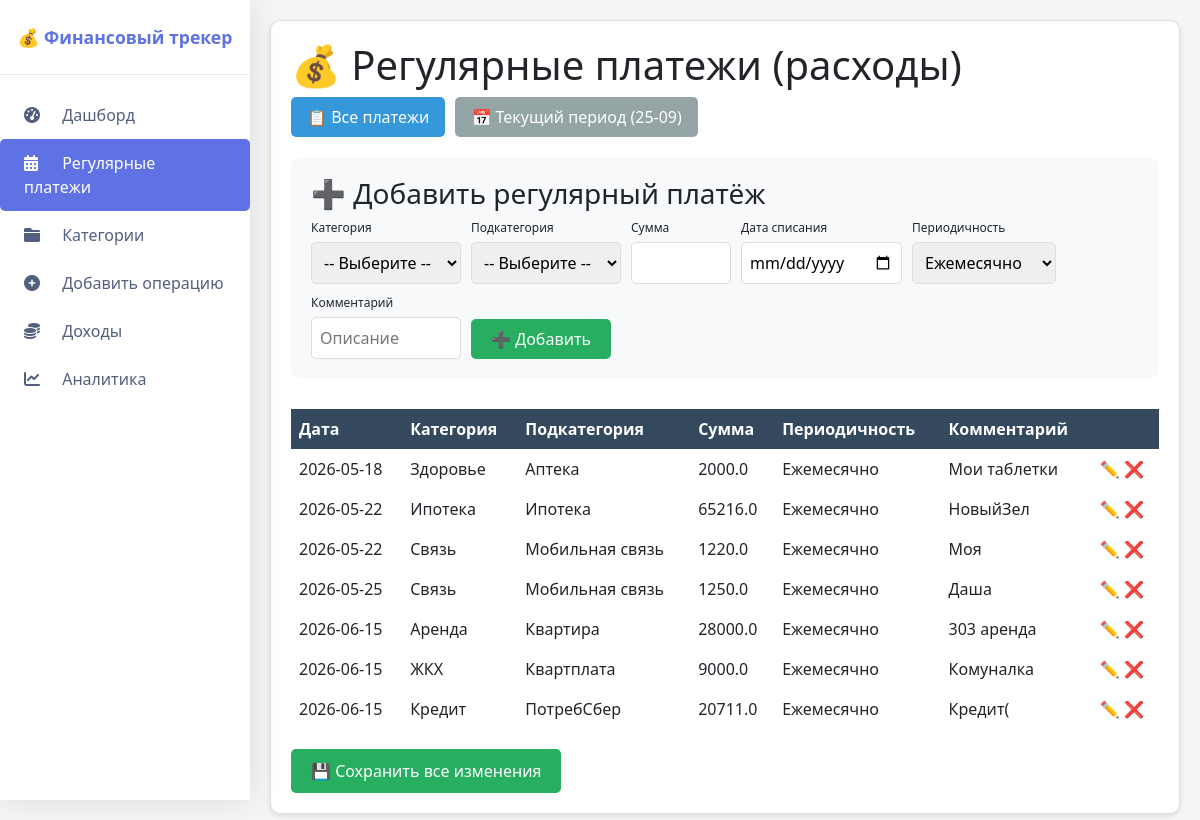
Page /regular on the committed database.
### tables this page shows
CREATE TABLE regular_payments (
                id INTEGER PRIMARY KEY AUTOINCREMENT,
                amount REAL NOT NULL
            , day INTEGER DEFAULT 1, category TEXT DEFAULT "", subcategory TEXT DEFAULT "", interval TEXT DEFAULT "monthly", comment TEXT DEFAULT "");

### routes/regular.py (the view)
    @app.route('/regular')
    def regular():
        filter_type = request.args.get('filter', 'all')
        now = date.today()
        with get_db() as conn:
            expense_cats = {}
            expense_main = conn.execute('''
                SELECT * FROM categories WHERE parent_id IS NULL AND type = 'Расход' ORDER BY name
            ''').fetchall()
            for cat in expense_main:
                subcats = conn.execute('''
                    SELECT name FROM categories WHERE parent_id = ? ORDER BY name
                ''', (cat['id'],)).fetchall()
                expense_cats[cat['name']] = [s['name'] for s in subcats]
            if filter_type == 'current':
                if 10 <= now.day <= 24:
                    period_start, period_end = 10, 24
                else:
                    period_start, period_end = 25, 9
                payments = []
                all_payments = conn.execute(
                    'SELECT * FROM regular_payments ORDER BY day, category, subcategory').fetchall()
                for p in all_payments:
                    if p['day']:
                        payment_day = datetime.strptime(p['day'], '%Y-%m-%d').day
                        if period_start <= period_end:
                            if period_start <= payment_day <= period_end:
                                payments.append(p)
                        else:
                            if payment_day >= period_start or payment_day <= period_end:
                                payments.append(p)
            else:
                payments = conn.execute('SELECT * FROM regular_payments ORDER BY day, category, subcategory').fetchall()
        return render_template('regular.html', payments=payments, expense_categories=expense_cats,
                               filter_type=filter_type, now=now)

### database.py (called while the page is built)
def get_db():
    conn = sqlite3.connect('finance.db')
    conn.row_factory = sqlite3.Row
    return conn

### templates/regular.html (shortened to what this page needs)
{% extends "base.html" %}
{% block content %}
<div class="card">
    <h1>💰 Регулярные платежи (расходы)</h1>
    <div style="margin-bottom: 20px; display: flex; gap: 10px;">
        <a href="{{ url_for('regular', filter='all') }}"
           class="btn" style="{% if filter_type == 'all' %}background: #3498db;{% else %}background: #95a5a6;{% endif %} color: white; padding: 8px 16px; text-decoration: none; border-radius: 5px;">
            📋 Все платежи
        </a>
        <a href="{{ url_for('regular', filter='current') }}"
           class="btn" style="{% if filter_type == 'current' %}background: #3498db;{% else %}background: #95a5a6;{% endif %} color: white; padding: 8px 16px; text-decoration: none; border-radius: 5px;">
            📅 Текущий период ({% if 10 <= now.day <= 24 %}10-24{% else %}25-09{% endif %})
        </a>
    </div>
    <div style="margin-bottom: 30px; padding: 20px; background: #f8f9fa; border-radius: 10px;">
        <h3>➕ Добавить регулярный платёж</h3>
        <form method="POST" style="display: flex; gap: 10px; flex-wrap: wrap; align-items: flex-end;">
            <div>
                <label style="display: block; font-size: 12px;">Категория</label>
                <select name="add_category" id="add_category" required style="width: 150px; padding: 8px;">
                    <option value="">-- Выберите --</option>
                </select>
            </div>
            <div>
                <label style="display: block; font-size: 12px;">Подкатегория</label>
                <select name="add_subcategory" id="add_subcategory" style="width: 150px; padding: 8px;">
                    <option value="">-- Выберите --</option>
                </select>
            </div>
            <div>
                <label style="display: block; font-size: 12px;">Сумма</label>
                <input type="number" name="add_amount" step="0.01" required style="width: 100px; padding: 8px;">
            </div>
            <div>
                <label style="display: block; font-size: 12px;">Дата списания</label>
                <input type="date" name="add_day" required style="padding: 8px;">
            </div>
            <div>
                <label style="display: block; font-size: 12px;">Периодичность</label>
                <select name="add_interval" style="padding: 8px;">
                    <option value="monthly" selected>Ежемесячно</option>
                </select>
            </div>
            <div>
                <label style="display: block; font-size: 12px;">Комментарий</label>
                <input type="text" name="add_comment" placeholder="Описание" style="width: 150px; padding: 8px;">
            </div>
            <div>
                <button type="submit" class="btn btn-success" style="padding: 8px 20px;">➕ Добавить</button>
            </div>
        </form>
    </div>
    <form method="POST" id="mainForm">
        <table style="width:100%; border-collapse:collapse;">
            <thead>
                <tr>
                    <th style="text-align:left; padding:8px;">Дата</th>
                    <th style="text-align:left; padding:8px;">Категория</th>
                    <th style="text-align:left; padding:8px;">Подкатегория</th>
                    <th style="text-align:left; padding:8px;">Сумма</th>
                    <th style="text-align:left; padding:8px;">Периодичность</th>
                    <th style="text-align:left; padding:8px;">Комментарий</th>
                    <th style="text-align:left; padding:8px;"></th>
                </tr>
            </thead>
            <tbody>
                {% for p in payments %}
                <tr id="row-{{ p.id }}" class="payment-row">
                    <td style="padding:8px;" class="view-mode">
                        <span class="date-view">{{ p.day }}</span>
                    </td>
                    <td style="padding:8px;" class="view-mode">
                        <span class="category-view">{{ p.category or '--' }}</span>
                    </td>
                    <td style="padding:8px;" class="view-mode">
                        <span class="subcategory-view">{{ p.subcategory or '--' }}</span>
                    </td>
                    <td style="padding:8px;" class="view-mode">
                        <span class="amount-view">{{ p.amount }}</span>
                    </td>
                    <td style="padding:8px;" class="view-mode">
                        <span class="interval-view">
                            {% if p.interval == 'weekly' %}Еженедельно
                            {% elif p.interval == 'monthly' %}Ежемесячно
                            {% elif p.interval == 'yearly' %}Ежегодно
                            {% else %}{{ p.interval }}{% endif %}
                        </span>
                    </td>
                    <td style="padding:8px;" class="view-mode">
                        <span class="comment-view">{{ p.comment or '—' }}</span>
                    </td>
                    <td style="padding:8px;">
                        <button type="button" class="edit-row-btn" data-id="{{ p.id }}" style="background:none; border:none; cursor:pointer;">✏️</button>
                        <button type="submit" name="delete_id" value="{{ p.id }}" class="delete" onclick="return confirm('Удалить?')" style="background:none; border:none; cursor:pointer; color:red;">❌</button>
                    </td>
                </tr>
                {% endfor %}
            </tbody>
        </table>
        <button type="submit" class="btn btn-success" style="margin-top:20px;" id="saveAllBtn">💾 Сохранить все изменения</button>
    </form>
</div>
{% endblock %}

### static/css/style.css (style rules this page uses)
* { margin: 0; padding: 0; box-sizing: border-box; }
body { font-family: 'Segoe UI', Tahoma, Geneva, Verdana, sans-serif; background: #f5f5f5; }
.card { background: white; border-radius: 10px; padding: 20px; margin-bottom: 20px; box-shadow: 0 2px 5px rgba(0, 0, 0, 0.1); }
table { width: 100%; border-collapse: collapse; }
th { background: #34495e; color: white; }
.btn { display: inline-block; background: #3498db; color: white; padding: 10px 20px; text-decoration: none; border-radius: 5px; border: none; cursor: pointer; transition: background 0.3s; }
.btn-success { background: #27ae60; }
.delete { color: #e74c3c; text-decoration: none; }
label { display: block; margin-bottom: 5px; font-weight: 500; }
input, select { width: 100%; padding: 10px; border: 1px solid #ddd; border-radius: 5px; }

### rows in the picture
regular_payments: day "2026-05-18", category "Здоровье", subcategory "Аптека", amount "2000.0", interval "Ежемесячно", comment "Мои таблетки", {{ p.id }} 20 (drawn)
regular_payments: day "2026-05-22", category "Ипотека", subcategory "Ипотека", amount "65216.0", interval "Ежемесячно", comment "НовыйЗел", {{ p.id }} 21 (drawn)
regular_payments: day "2026-05-22", category "Связь", subcategory "Мобильная связь", amount "1220.0", interval "Ежемесячно", comment "Моя", {{ p.id }} 23 (drawn)
regular_payments: day "2026-05-25", category "Связь", subcategory "Мобильная связь", amount "1250.0", interval "Ежемесячно", comment "Даша", {{ p.id }} 19 (drawn)
regular_payments: day "2026-06-15", category "Аренда", subcategory "Квартира", amount "28000.0", interval "Ежемесячно", comment "303 аренда", {{ p.id }} 25 (drawn)
regular_payments: day "2026-06-15", category "ЖКХ", subcategory "Квартплата", amount "9000.0", interval "Ежемесячно", comment "Комуналка", {{ p.id }} 27 (drawn)
regular_payments: day "2026-06-15", category "Кредит", subcategory "ПотребСбер", amount "20711.0", interval "Ежемесячно", comment "Кредит(", {{ p.id }} 26 (drawn)
